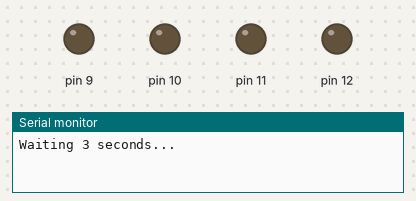
The sketch below on a simulated Arduino Uno, built with avr-gcc and run on an emulated ATmega328P. On the bench: output pins drawn as LEDs (lit = HIGH), the last lines printed to the serial monitor.

Above: at 0.1 s.
At 3.1 s:
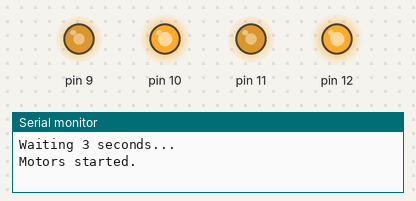
At 3.9 s:
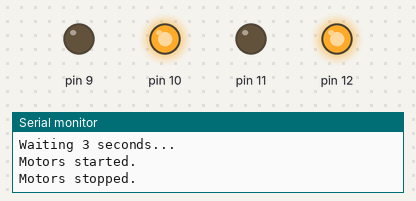
Timing chart, 0 to 5.4 s (numbered marks = the images above):
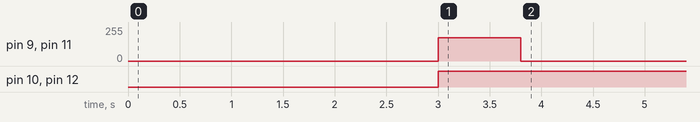

Measured:
- by itself, pin 9, pin 11: 0/255 → 175/255 at 3.0 s, → 0/255 0.80 s later
- by itself, pin 10, pin 12: LOW → HIGH at 3.0 s

The sketch:

lab03_code_release.ino
```cpp
#include "Motor.hpp"

#define LEFT_PWM 9
#define LEFT_DIR 10
#define RIGHT_PWM 11
#define RIGHT_DIR 12

mtrn3100::Motor leftMotor(LEFT_PWM, LEFT_DIR);
mtrn3100::Motor rightMotor(RIGHT_PWM, RIGHT_DIR);

int pwmSpeed = 200;
unsigned long startTime;
bool motorsStarted = false;
bool motorsStopped = false;

void setup() {
    Serial.begin(9600);
    startTime = millis();
    Serial.println("Waiting 3 seconds...");
}

void loop() {
    unsigned long currentTime = millis();

    // Wait 3 seconds before starting motors
    if (!motorsStarted && currentTime - startTime >= 3000) {
        leftMotor.setPWM(175);        // Start left motor
        rightMotor.setPWM(175);  // Start right motor
        Serial.println("Motors started.");
        motorsStarted = true;
        startTime = currentTime; // reset timer to track 5s run
    }

    // After motors have started, stop them after 5 seconds
    if (motorsStarted && !motorsStopped && currentTime - startTime >= 800) {
        leftMotor.setPWM(0);
        rightMotor.setPWM(0);
        Serial.println("Motors stopped.");
        motorsStopped = true;
    }
}
```

Motor.hpp
```cpp
#pragma once

#include <Arduino.h>

#include "math.h"

namespace mtrn3100 {


// The motor class is a simple interface designed to assist in motor control
// You may choose to impliment additional functionality in the future such as dual motor or speed control
class Motor {
public:
    Motor( uint8_t pwm_pin, uint8_t in2) :  pwm_pin(pwm_pin), dir_pin(in2) {
        // TODO: Set both pins as output
        pinMode(pwm_pin, OUTPUT);
        pinMode(dir_pin, OUTPUT);

    }


    // This function outputs the desired motor direction and the PWM signal.
    // NOTE: a pwm signal > 255 could cause troubles as such ensure that pwm is clamped between 0 - 255.

    void setPWM(int16_t pwm) {
        //pwm = constrain(pwm,0, 255); // Limit value

        // if (pwm >= 0) {
             digitalWrite(dir_pin, HIGH); // Forward
        // } else {
        //     digitalWrite(dir_pin, LOW);  // Reverse
        //     pwm = -pwm;
        // }

        analogWrite(pwm_pin, pwm);
    }

private:
    const uint8_t pwm_pin;
    const uint8_t dir_pin;
};

}  // namespace mtrn3100
```
